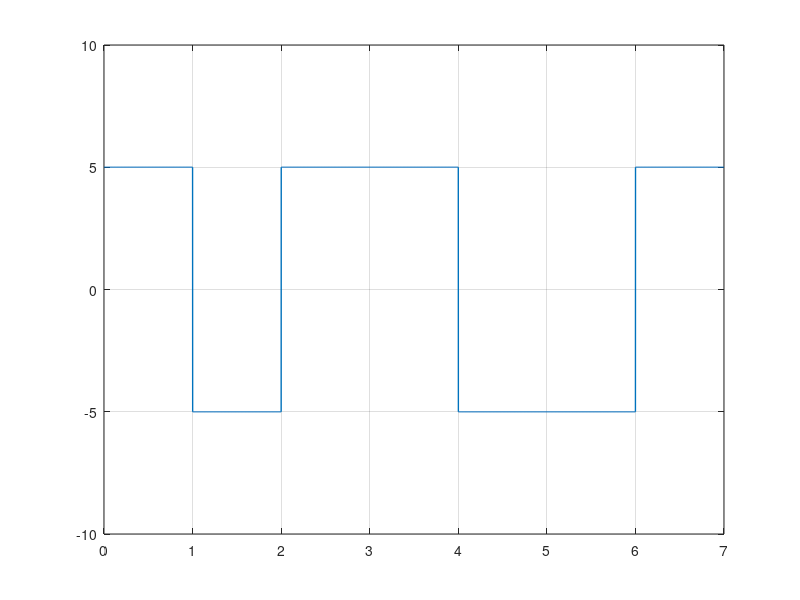

Recreate this plot in MATLAB.
clear all;
close all;

bits = [1 0 1 1 0 0 1];

#modulation
bitrate  = 1;
voltage  = 5;
samplingRate = 1000;
samplingTime = 1/samplingRate;
endTime = length(bits)/bitrate;
time = 0:samplingTime:endTime;
index = 1;
for i=1:length(time)
  if(bits(index)==1)
    modulation(i) = voltage;
  else
    modulation(i) = -voltage;
  endif
  if(bitrate*time(i)>=index)
  index=index+1;
  endif
endfor
plot(time, modulation, "LineWidth", 1);
axis([0 endTime -voltage-5 voltage+5]);
grid on;


%demodulation
index = 1;
for i=1:length(modulation)
  if(modulation(i) == voltage)
    demodulation(index) = 1;
    endif
  if(modulation(i) == -voltage)
    demodulation(index) = 0;
endif
  if(bitrate*time(i)>=index)
  index+=1;
endif
endfor
disp(demodulation);

